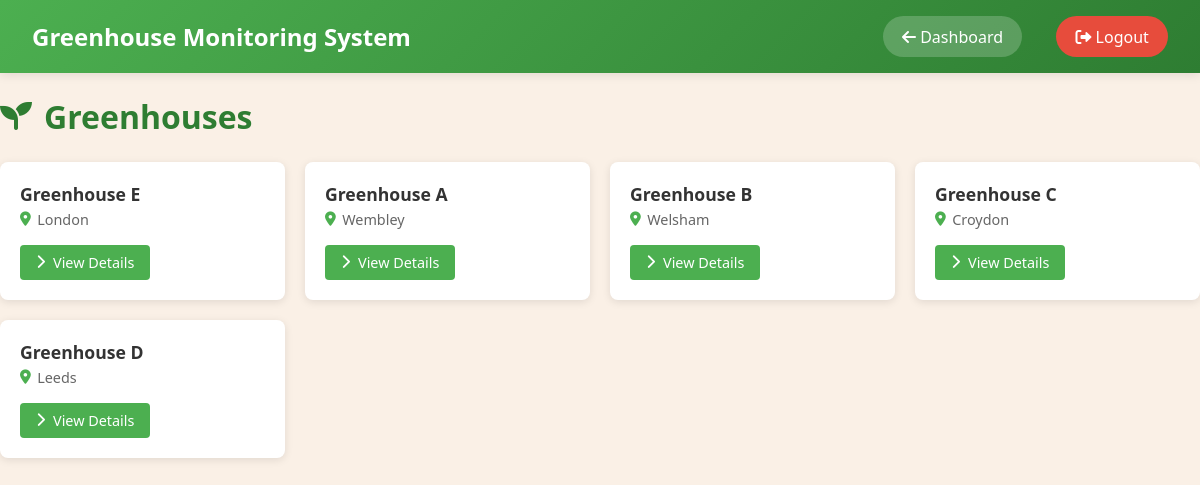
The page /greenhouses on the database its author committed.
### app/models.py (models this page shows)
class Greenhouse(db.Model):
    __tablename__ = 'greenhouses'
    id = db.Column(db.Integer, primary_key=True)
    name = db.Column(db.String(100), unique=True, nullable=False)
    location = db.Column(db.String(200))
    assignments = db.relationship('GreenhouseAssignment', backref='assignment_greenhouse', lazy=True)
    sensor_data = db.relationship('SensorData', backref='greenhouse', lazy=True, overlaps="all_sensor_data")
    issues = db.relationship('Issue', back_populates='greenhouse', lazy=True)

### app/routes.py (the view)
@bp.route('/greenhouses')
def list_greenhouses():
    greenhouses = Greenhouse.query.all()
    return render_template('greenhouse_list.html', greenhouses=greenhouses)

### app/templates/greenhouse_list.html (shortened to what this page needs)
{% extends 'base.html' %}
{% block content %}
<nav class="navbar">
    <div class="nav-title">Greenhouse Monitoring System</div>
    <div class="nav-buttons">
        <a href="{{ url_for('main.dashboard') }}" class="nav-button">
            <i class="fas fa-arrow-left"></i> Dashboard
        </a>
        <a href="{{ url_for('auth.logout') }}" class="nav-button"
           style="background-color: #e74c3c; margin-left: 10px;">
            <i class="fas fa-sign-out-alt"></i> Logout
        </a>
    </div>
</nav>
<div class="container">
    <h1 class="page-header"><i class="fas fa-seedling"></i> Greenhouses</h1>
    <div class="greenhouse-cards">
        {% for gh in greenhouses %}
        <div class="greenhouse-card">
            <div class="card-header">
                <h3>{{ gh.name }}</h3>
                <span class="location"><i class="fas fa-map-marker-alt"></i> {{ gh.location }}</span>
            </div>
            <div class="card-actions">
                <a href="{{ url_for('main.greenhouse_detail', greenhouse_id=gh.id) }}" class="card-button">
                    <i class="fas fa-chevron-right"></i> View Details
                </a>
            </div>
        </div>
        {% else %}
        <div class="no-results">
            <i class="fas fa-info-circle"></i> No greenhouses found
        </div>
        {% endfor %}
    </div>
</div>
{% endblock %}

### app/static/CSS/styles.css (style rules this page uses)
body { background-color: linen; font-family: 'Segoe UI', Tahoma, Geneva, Verdana, sans-serif; margin: 0; padding: 0; min-height: 100vh; }
.navbar { background: linear-gradient(135deg, #4CAF50 0%, #2E7D32 100%); padding: 1rem 2rem; box-shadow: 0 2px 10px rgba(0,0,0,0.1); display: flex; justify-content: space-between; align-items: center; color: white; }
.nav-title { color: white; font-size: 1.5rem; font-weight: 600; }
.nav-buttons { display: flex; gap: 1.5rem; }
.nav-button { background-color: rgba(255,255,255,0.2); color: white; border: none; padding: 0.6rem 1.2rem; border-radius: 25px; cursor: pointer; transition: all 0.3s ease; font-weight: 500; text-decoration: none; }
.page-header { color: #2E7D32; margin-bottom: 1.5rem; display: flex; align-items: center; gap: 0.75rem; }
.greenhouse-cards { display: grid; grid-template-columns: repeat(auto-fill, minmax(280px, 1fr)); gap: 1.25rem; }
.greenhouse-card { background: white; border-radius: 8px; padding: 1.25rem; box-shadow: 0 2px 8px rgba(0,0,0,0.1); transition: all 0.3s ease; }
.card-header { margin-bottom: 1rem; }
.card-header h3 { margin: 0 0 0.25rem 0; color: #333; font-size: 1.1rem; }
.location { color: #666; font-size: 0.9rem; display: flex; align-items: center; gap: 0.4rem; }
.location i { color: #4CAF50; }
.card-button { display: inline-flex; align-items: center; gap: 0.5rem; padding: 0.5rem 1rem; background-color: #4CAF50; color: white; border-radius: 4px; text-decoration: none; font-size: 0.9rem; transition: background-color 0.2s; }

### rows shown on the page
Greenhouse: name "Greenhouse E", location "London"
Greenhouse: name "Greenhouse A", location "Wembley"
Greenhouse: name "Greenhouse B", location "Welsham"
Greenhouse: name "Greenhouse C", location "Croydon"
Greenhouse: name "Greenhouse D", location "Leeds"
